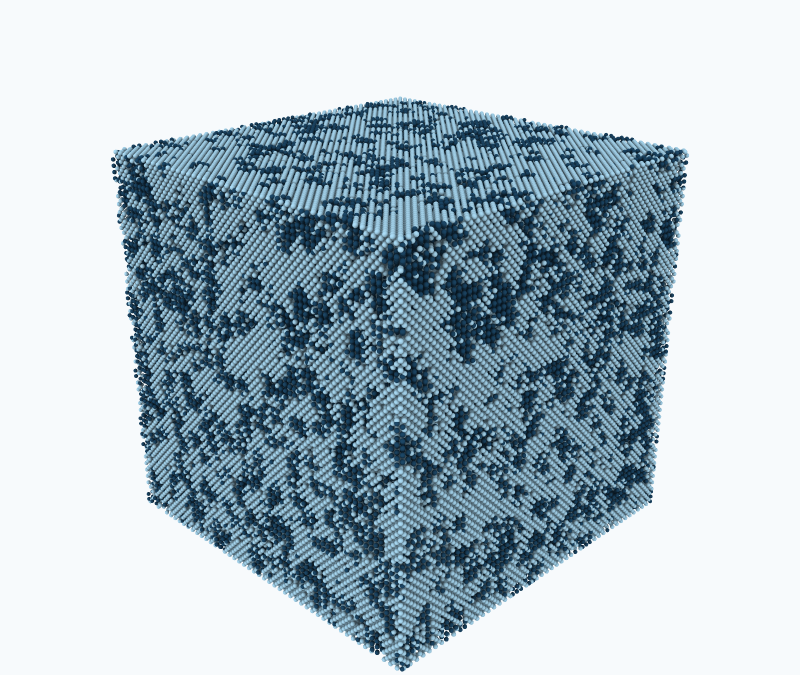
#> input picture research/ag_w_reference_pack/models/ag_w_qsgs_200A/interface_reconstruction_v14_finer_scaffold_20261125/v14_finer_qsgs_full_model_ovito.png, 1600 x 1350 px (shown at 1/2 size)
$ python render_v14_finer_qsgs_ovito.py
#> lines starting #> are read from the running program, lines starting #| are printed output that depends on the picture
#!/usr/bin/env python3
"""OVITO rendering for the V14 finer QSGS W-backbone candidate."""
from __future__ import annotations
from pathlib import Path
import numpy as np
from PIL import Image, ImageDraw, ImageFont
from ovito.io import import_file
from ovito.modifiers import DeleteSelectedModifier, ExpressionSelectionModifier, PythonScriptModifier
from ovito.vis import TachyonRenderer, Viewport

HERE = Path(__file__).resolve().parent
DATA = HERE / "qsgs_v14_finer_candidate/ag_w_qsgs.data.gz"
FULL = HERE / "v14_finer_qsgs_full_model_ovito.png"
CUT = HERE / "v14_finer_qsgs_cutaway_ovito.png"
COMPOSITE = HERE / "v14_finer_qsgs_morphology_preview.png"

def appearance(frame: int, data) -> None:
    typ = np.asarray(data.particles["Particle Type"], dtype=np.int32)
    color = np.empty((len(typ), 3), dtype=np.float32)
    color[typ == 1] = (0.10, 0.25, 0.36)
    color[typ == 2] = (0.59, 0.76, 0.85)
    data.particles_.create_property("Color", data=color)
    data.particles_.create_property("Radius", data=np.where(typ == 1, 1.10, 1.16).astype(np.float32))

def render(cutaway: bool, output: Path) -> None:
    pipeline = import_file(str(DATA), atom_style="atomic")
    pipeline.source.data.cell.vis.enabled = False
    pipeline.modifiers.append(PythonScriptModifier(function=appearance))
    pipeline.modifiers.append(ExpressionSelectionModifier(expression="Position.Z < 0 || Position.Z > 200"))
    pipeline.modifiers.append(DeleteSelectedModifier())
    if cutaway:
        pipeline.modifiers.append(ExpressionSelectionModifier(expression="Position.X < 100"))
        pipeline.modifiers.append(DeleteSelectedModifier())
    pipeline.add_to_scene()
    vp = Viewport(type=Viewport.Type.Perspective)
    vp.camera_dir = (1.0, -1.0, -0.6)
    vp.camera_up = (0.0, 0.0, 1.0)
    vp.zoom_all(size=(1600, 1350))
    renderer = TachyonRenderer()
    renderer.antialiasing = True
    renderer.antialiasing_samples = 8
    renderer.ambient_occlusion = True
    vp.render_image(filename=str(output), size=(1600, 1350), background=(0.97, 0.98, 0.99), renderer=renderer)
    pipeline.remove_from_scene()

def main() -> None:
    render(False, FULL)
#> (the call stopped at in render, `pipeline = import_file(str(DATA), atom_style="atomic")`: ovito is not available in this run)
    render(True, CUT)
#> (the call stopped at in render, `pipeline = import_file(str(DATA), atom_style="atomic")`: ovito is not available in this run)
    a, b = Image.open(FULL).convert("RGB"), Image.open(CUT).convert("RGB")
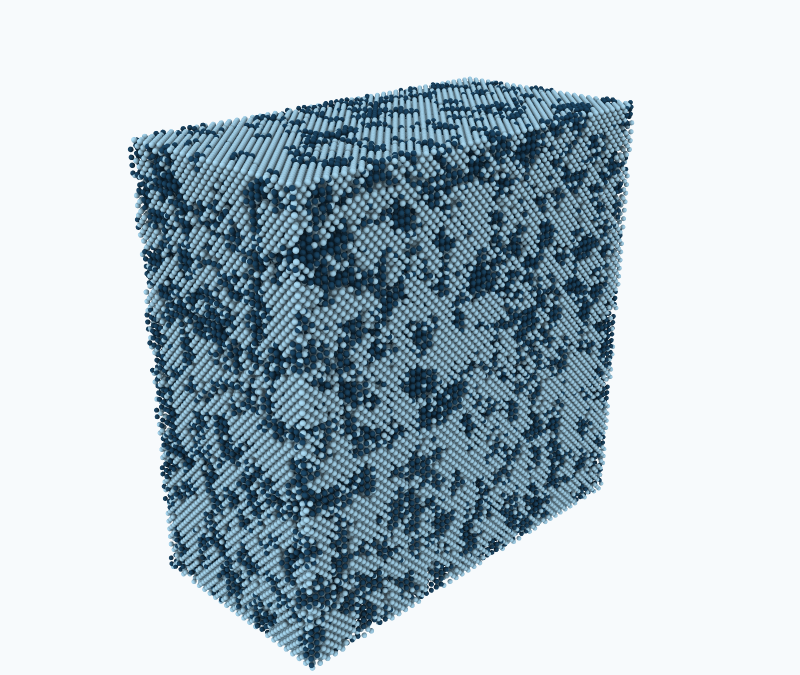
#> input picture research/ag_w_reference_pack/models/ag_w_qsgs_200A/interface_reconstruction_v14_finer_scaffold_20261125/v14_finer_qsgs_cutaway_ovito.png, 1600 x 1350 px (shown at 1/2 size)
    header, gutter = 100, 36
    out = Image.new("RGB", (a.width + b.width + gutter, a.height + header), (247, 249, 251))
    d = ImageDraw.Draw(out)
    try:
        title = ImageFont.truetype("/usr/share/fonts/truetype/dejavu/DejaVuSans.ttf", 28)
        small = ImageFont.truetype("/usr/share/fonts/truetype/dejavu/DejaVuSans.ttf", 18)
    except OSError:
        title = small = ImageFont.load_default()
    d.text((28, 12), "Ag-W V14 | finer QSGS W-backbone preview", fill=(20, 35, 49), font=title)
    d.text((28, 56), "Dark blue: W scaffold   Pale blue: Ag matrix   Geometry only; Ag-W overlaps remain", fill=(58, 76, 92), font=small)
    d.text((24, header + 14), "Full 200 × 200 × 200 Å material", fill=(30, 45, 58), font=small)
    d.text((a.width + gutter + 24, header + 14), "Cutaway: x < 100 Å hidden", fill=(30, 45, 58), font=small)
    out.paste(a, (0, header))
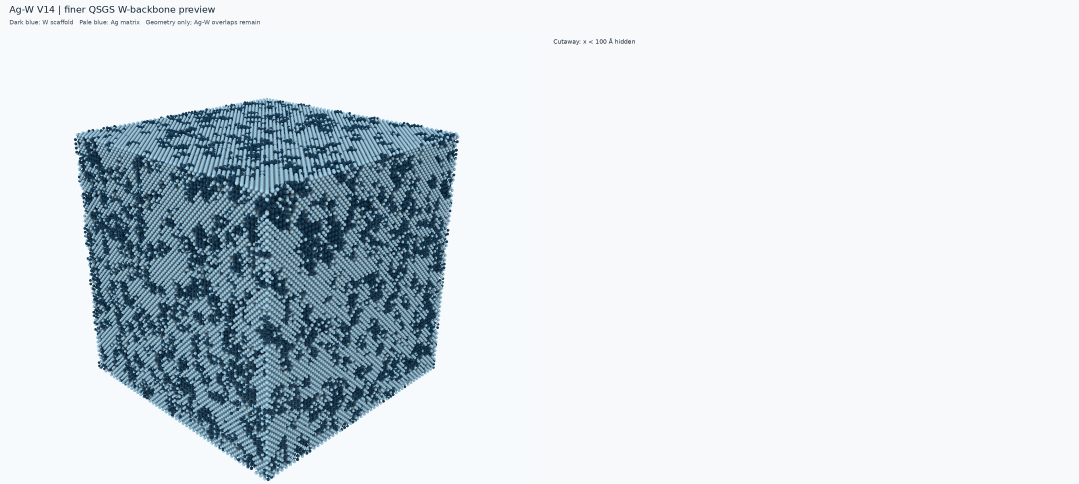
#> out: PIL image 3236x1450 RGB (shown at 1/3 size); mean R, G, B 212.2, 220.7, 226.2
    out.paste(b, (a.width + gutter, header))
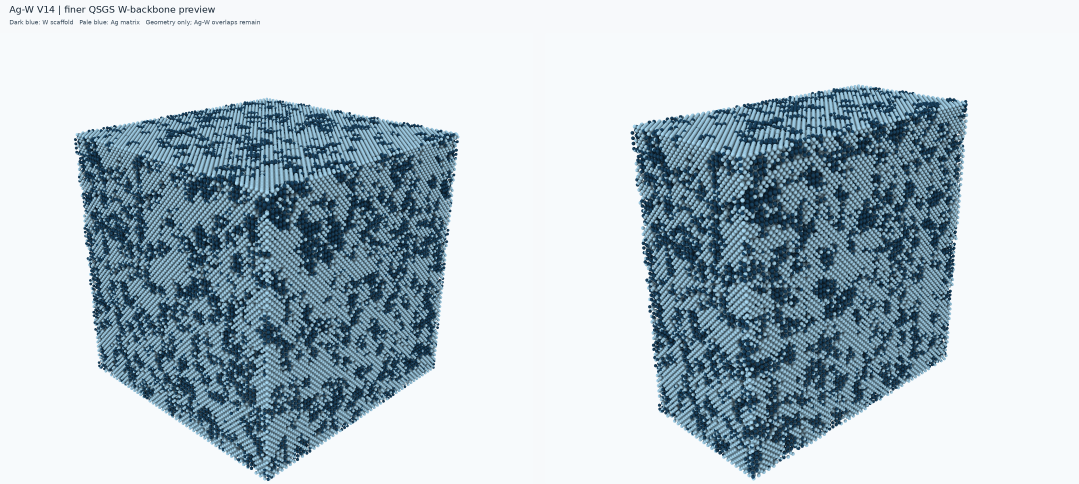
#> out: PIL image 3236x1450 RGB (shown at 1/3 size); mean R, G, B 180.2, 194.5, 203.2
    out.save(COMPOSITE)
    print(COMPOSITE)

if __name__ == "__main__":
    main()
